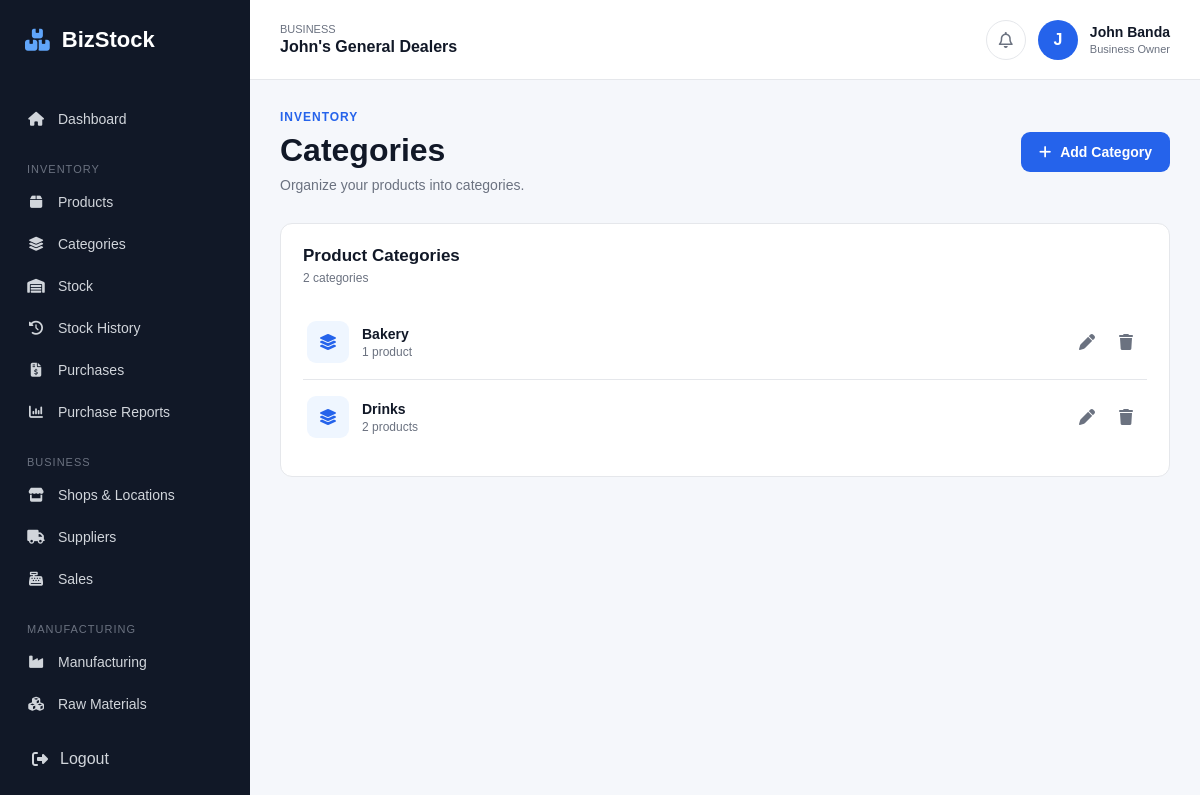
/inventory/categories/ (signed in), run on the app's committed database.
### accounts/models.py (models this page shows, shortened)
class UserProfile(models.Model):
    user = models.OneToOneField(
        User,
        on_delete=models.CASCADE
    )
    business = models.ForeignKey(
        Business,
        on_delete=models.CASCADE,
        related_name='users'
    )

### businesses/models.py (models this page shows, shortened)
class Business(models.Model):
    BUSINESS_TYPES = [
        ('retail', 'Retail'),
        ('manufacturing', 'Manufacturing'),
        ('both', 'Retail & Manufacturing'),
    ]
    CURRENCY_CHOICES = [
    ('MWK', 'Malawian Kwacha (MWK)'),
    ('USD', 'US Dollar (USD)'),
    ('GBP', 'British Pound (GBP)'),
    ('ZAR', 'South African Rand (ZAR)'),
    ('EUR', 'Euro (EUR)'),
    ('KES', 'Kenyan Shilling (KES)'),
    ('TZS', 'Tanzanian Shilling (TZS)'),
    ('ZMW', 'Zambian Kwacha (ZMW)'),
    ]
    name = models.CharField(max_length=200)
    business_type = models.CharField(
        max_length=20,
        choices=BUSINESS_TYPES
    )
    email = models.EmailField(blank=True)
    phone = models.CharField(max_length=30, blank=True)
    address = models.TextField(blank=True)
    logo = models.ImageField(upload_to='business_logos/', blank=True, null=True)
    currency = models.CharField(max_length=3, choices=CURRENCY_CHOICES, default='MWK')
    created_at = models.DateTimeField(auto_now_add=True)

### inventory/models.py (models this page shows, shortened)
class Category(models.Model):
    business = models.ForeignKey(
        Business,
        on_delete=models.CASCADE,
        related_name='categories'
    )
    name = models.CharField(max_length=100)
    created_at = models.DateTimeField(auto_now_add=True)
    class Meta:
        verbose_name_plural = 'Categories'
        ordering = ['name']

### inventory/views.py (the view)
# urls.py: path('categories/', views.category_list, name='category_list'),
@login_required
def category_list(request):
    business = request.user.userprofile.business
    categories = Category.objects.filter(
        business=business
    ).prefetch_related('products')
    return render(
        request,
        'inventory/category_list.html',
        {
            'categories': categories,
        }
    )

### templates/inventory/category_list.html (shortened to what this page needs)
{% extends 'base.html' %}
{% block content %}
<div class="page-header">
    <div>
        <p class="page-label">
            INVENTORY
        </p>
        <h1>
            Categories
        </h1>
        <p class="page-description">
            Organize your products into categories.
        </p>
    </div>
    <a
        href="{% url 'category_create' %}"
        class="primary-button"
    >
        <i class="fa-solid fa-plus"></i>
        Add Category
    </a>
</div>
<div class="dashboard-panel">
    <div class="panel-header">
        <div>
            <h2>
                Product Categories
            </h2>
            <p>
                {{ categories|length }}
                categor{{ categories|length|pluralize:"y,ies" }}
            </p>
        </div>
    </div>
    {% if categories %}
        <div class="category-list">
            {% for category in categories %}
                <div class="category-row">
                    <div class="category-info">
                        <div class="category-icon">
                            <i class="fa-solid fa-layer-group"></i>
                        </div>
                        <div>
                            <strong>
                                {{ category.name }}
                            </strong>
                            <span>
                                {{ category.products.count }}
                                product{{ category.products.count|pluralize }}
                            </span>
                        </div>
                    </div>
                    <div class="category-actions">
                        <a href="{% url 'category_edit' category.id %}" class="table-action" title="Edit category">
                            <i class="fa-solid fa-pen"></i>
                        </a>
                        <a href="{% url 'category_delete' category.id %}" class="table-action delete-action" title="Delete category">
                            <i class="fa-solid fa-trash"></i>
                        </a>
                    </div>
                </div>
            {% endfor %}
        </div>
    {% endif %}
</div>
{% endblock %}

### templates/base.html (shortened to what this page needs)
{% load static %}
<!DOCTYPE html>
<html lang="en">
<head>
    <link
        rel="stylesheet"
        href="{% static 'css/style.css' %}"
    >
    <link
        rel="stylesheet"
        href="https://cdnjs.cloudflare.com/ajax/libs/font-awesome/6.5.2/css/all.min.css"
    >
</head>
<body>
    <div class="app">
        <aside class="sidebar" id="sidebar">
            <div class="logo">
                <i class="fa-solid fa-boxes-stacked"></i>
                <span>BizStock</span>
            </div>
            <nav class="sidebar-nav">
                <a href="{% url 'dashboard' %}" class="nav-link">
                    <i class="fa-solid fa-house"></i>
                    <span>Dashboard</span>
                </a>
                <div class="nav-section">
                    <p>Inventory</p>
                    <a href="{% url 'product_list' %}" class="nav-link">
                        <i class="fa-solid fa-box"></i>
                        <span>Products</span>
                    </a>
                    <a href="{% url 'category_list' %}" class="nav-link">
                        <i class="fa-solid fa-layer-group"></i>
                        <span>Categories</span>
                    </a>
                    <a href="{% url 'stock_list' %}" class="nav-link">
                        <i class="fa-solid fa-warehouse"></i>
                        <span>Stock</span>
                    </a>
                    <a href="{% url 'movement_list' %}" class="nav-link">
                        <i class="fa-solid fa-clock-rotate-left"></i>
                        <span>Stock History</span>
                    </a>
                    <a href="{% url 'purchase_list' %}" class="nav-link">
                        <i class="fa-solid fa-file-invoice-dollar"></i>
                        <span>Purchases</span>
                    </a>
                    <a href="{% url 'purchase_reports' %}" class="nav-link">
                        <i class="fa-solid fa-chart-column"></i>
                        <span>Purchase Reports</span>
                    </a>
                </div>
                <div class="nav-section">
                    <p>Business</p>
                    <a href="{% url 'location_list' %}" class="nav-link">
                        <i class="fa-solid fa-store"></i>
                        <span>Shops & Locations</span>
                    </a>
                    <a href="{% url 'supplier_list' %}" class="nav-link">
                        <i class="fa-solid fa-truck"></i>
                        <span>Suppliers</span>
                    </a>
                    <a href="{% url 'sale_list' %}" class="nav-link">
                        <i class="fa-solid fa-cash-register"></i>
                        <span>Sales</span>
                    </a>
                </div>
                <div class="nav-section">
                    <p>Manufacturing</p>
                    <a href="#" class="nav-link">
                        <i class="fa-solid fa-industry"></i>
                        <span>Manufacturing</span>
                    </a>
                    <a href="#" class="nav-link">
                        <i class="fa-solid fa-cubes"></i>
                        <span>Raw Materials</span>
                    </a>
                </div>
            </nav>
            <div class="sidebar-bottom">
                <a href="{% url 'logout' %}" class="logout-link">
                    <i class="fa-solid fa-right-from-bracket"></i>
                    <span>Logout</span>
                </a>
            </div>
        </aside>
        <main class="main-content">
            <header class="topbar">
                <div class="topbar-business">
                    <span class="business-label">
                        Business
                    </span>
                    <strong>
                        {{ request.user.userprofile.business.name }}
                    </strong>
                </div>
                <div class="topbar-user">
                    <div class="notification">
                        <i class="fa-regular fa-bell"></i>
                    </div>
                    <div class="user-avatar">
                        {{ request.user.first_name|first|upper }}
                    </div>
                    <div class="user-info">
                        <strong>
                            {{ request.user.first_name }}
                            {{ request.user.last_name }}
                        </strong>
                        <span>
                            Business Owner
                        </span>
                    </div>
                </div>
            </header>
            <section class="page-content">
                {% block content %}
                {% endblock %}
            </section>
        </main>
    </div>
</body>
</html>

### data on the page
Category: name "Bakery", products.count "1"
Category: name "Drinks", products.count "2"

### other printed values
{{ request.user.userprofile.business.name }} "John's General Dealers"
{{ request.user.first_name|first|upper }} "J"
{{ request.user.first_name }} "John"
{{ request.user.last_name }} "Banda"
{{ categories|length }} "2"
